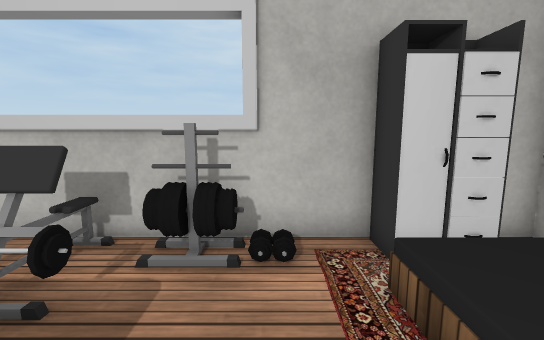
View 1 (above)

16 first-person views from a walk through a scene from a Unity 3-D project. The camera is 1.2 m above the floor, tilts 8° down and sees 90° across. Doors are open. The floor is counted in squares, 0.5 m on a side. Each view is taken from the middle of a square. On the plan, view 1 faces up. The plan holds only what a view shows up to about 18 squares ahead; the rest is blank. Some surface patterns are stand-ins.

View 2
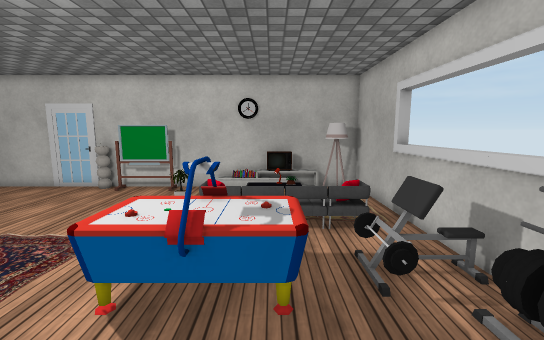

View 3
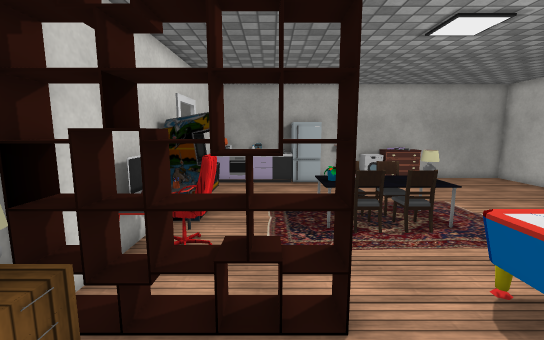

View 4
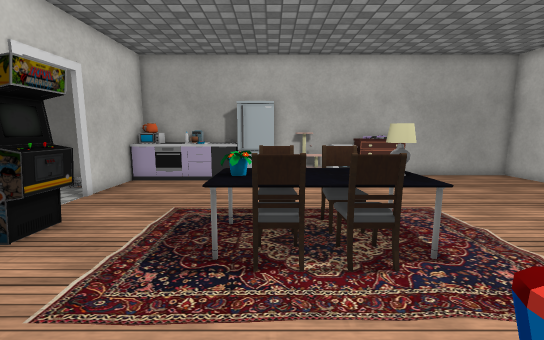

View 5
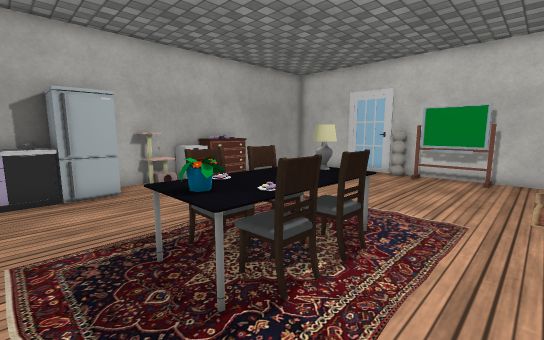

View 6
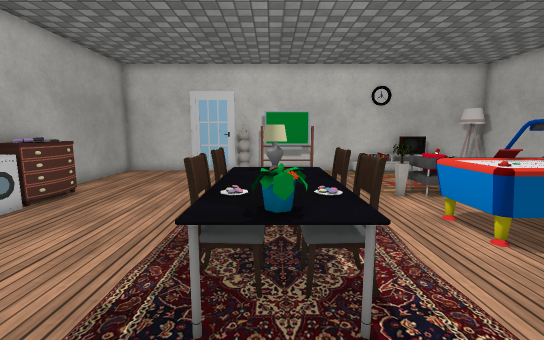

View 7
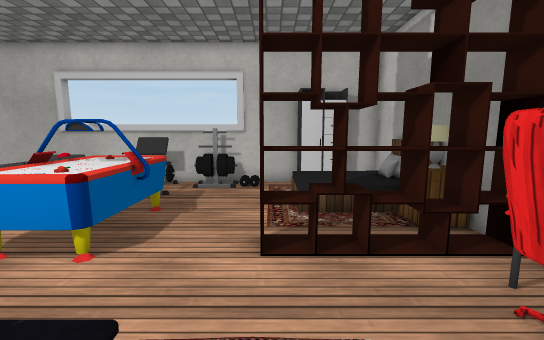

View 8
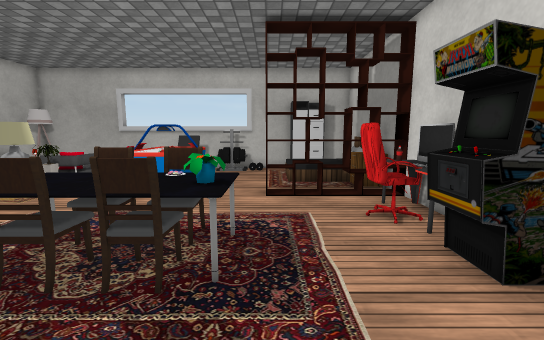

View 9
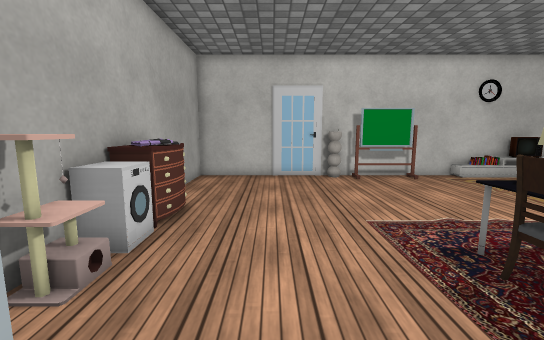

View 10
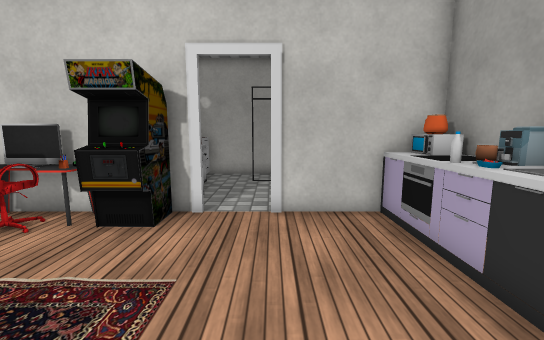

View 11
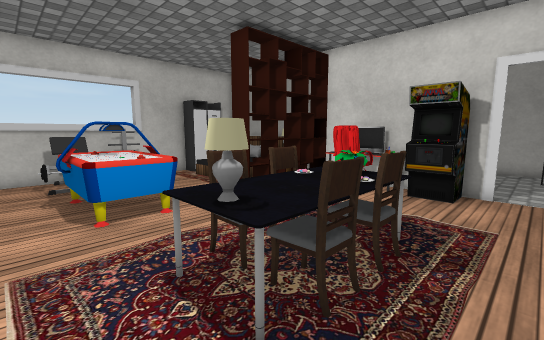

View 12
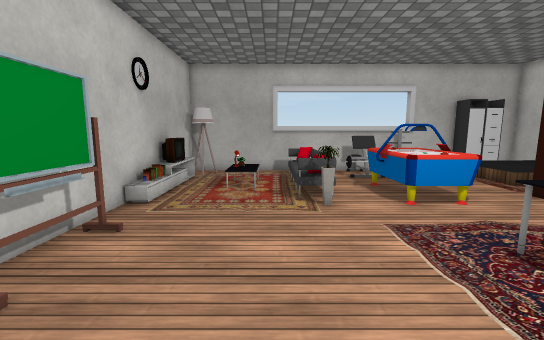

View 13
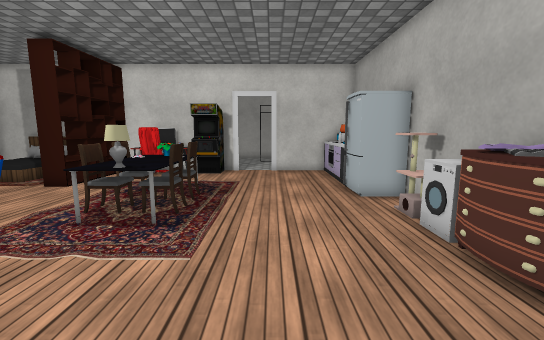

View 14
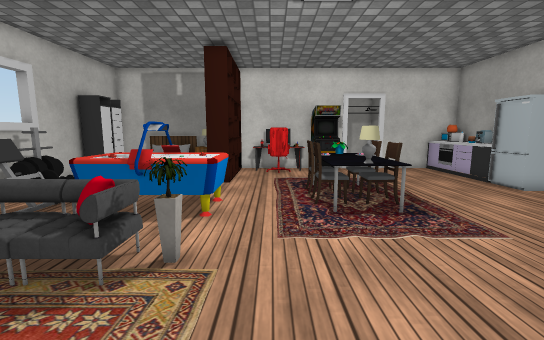

View 15
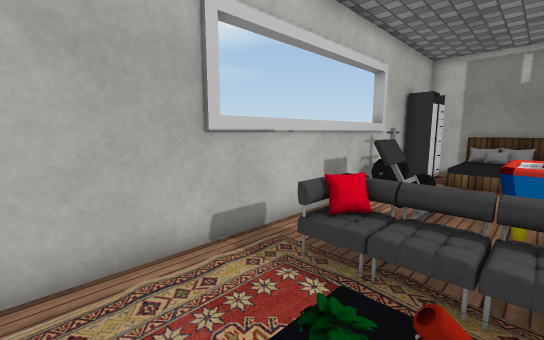

View 16
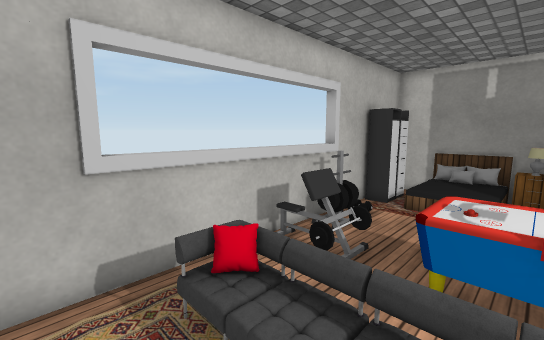

### Floor plan
Key: @ floor where view 1 was taken; # wall or solid block; x gap in a wall; . floor; / step, stairs or slope; D open door; = window, fence, low wall or low ledge; ^ raised ledge; O other object.
Columns run from 14 left of view 1 to 8 right of it. Each row starts with its distance up from view 1.
  6 #####################
  5 #OO.......O.OO..OOO.#
  4 #OO   O#..OO....//  #
  3 #.    O=......../   #
  2 #      O..OO..../   #
  1 #=.   OO.OOOO...///O#
  0 #.  / .#.OOOO.@....O#
 -1 #.    ##.OOOO..OOOOO#
 -2 #.     O.OOOO..OOOOO#
 -3 #..................^^
 -4 #.................O#O
 -5 #O.........O.O....O##
 -6 #O........OOOOO...###
 -7 #O........OOOOO...OO# O
 -8 #O........OOOOO...OO# O
 -9 #O..................x.
-10 #...................DD
-11 #...................DD
-12 #...................#.
-13 #...................###
-14 #............OOO^x^^#
-15 #.....=O#OOOOO O^O^O^
-16 ############## ^^O^O#

Positions as (right, up) in squares from view 1, and headings:
1: (0, 0), facing up
2: (2, 1), facing left
3: (2, 3), facing down
4: (-1, -1), facing down
5: (2, -3), facing down-left
6: (3, -7), facing left
7: (1, -7), facing up
8: (1, -12), facing up
9: (1, -12), facing left
10: (-2, -11), facing right
11: (-6, -10), facing up-right
12: (-9, -11), facing up
13: (-11, -11), facing right
14: (-12, -4), facing right
15: (-12, 1), facing up-right
16: (-10, 0), facing up-right
